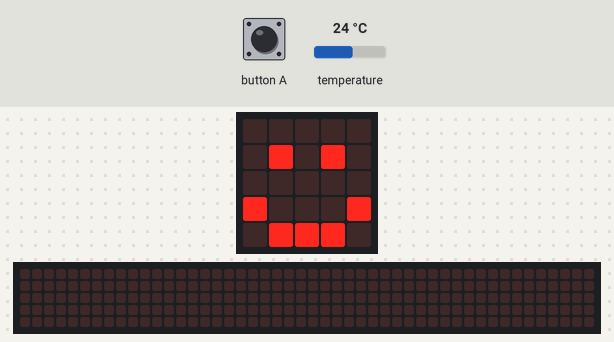
This program was run on a simulated BBC micro:bit (MakeCode). Shown: the board's 5×5 LED display, a strip that is not on the board, showing the scrolling text unrolled. Inputs (shaded band) come from the test bench; at power-on: temperature 24 °C. The 48×5 strip is a reading aid, not a part: it shows the text the display is scrolling, unrolled, one strip-width of it at a time.

Above: at 2.8 s.
2.9 s: button A pressed for 0.15 s
At 6.8 s:
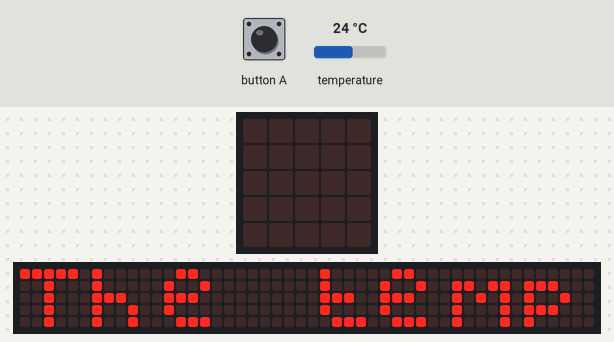
At 27.6 s:
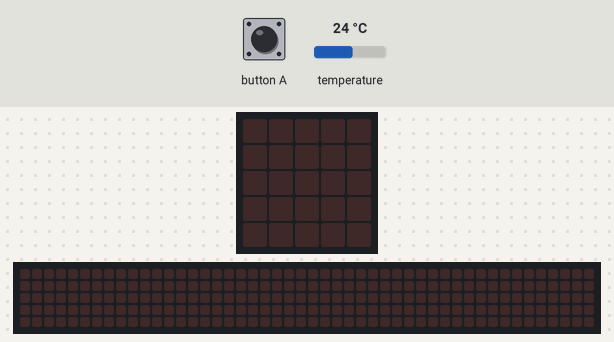

Measured:
- after the input at 2.9 s, the display: changes after 0.15 s (image 1)
- what the display in image 1 shows lasts 0.8 s, from 6.2 s to 7.0 s

The program:

main.ts
```typescript
// (licence header left out)
// our variables
let currentTemperature: number
let currentTemperatureIntoKelvin: number

basic.clearScreen()
basic.showIcon(IconNames.Happy)
basic.pause(1000)

input.onButtonPressed(Button.A, function () {
  // get light value
  currentTemperature = input.temperature()
  currentTemperatureIntoKelvin = (currentTemperature + 273.15)
  currentTemperatureIntoKelvin = Math.round(currentTemperatureIntoKelvin)

  // output answer
  basic.clearScreen()
  basic.showString('The temperature is: ' + currentTemperatureIntoKelvin.toString() + ' K')
})
```
